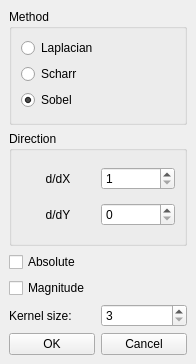
<?xml version="1.0" encoding="UTF-8"?>
<ui version="4.0">
 <class>GradientWindow</class>
 <widget class="QMainWindow" name="GradientWindow">
  <property name="geometry">
   <rect>
    <x>0</x>
    <y>0</y>
    <width>196</width>
    <height>364</height>
   </rect>
  </property>
  <property name="windowTitle">
   <string>Gradient</string>
  </property>
  <widget class="QWidget" name="centralwidget">
   <layout class="QGridLayout" name="gridLayout_3">
    <item row="0" column="0">
     <widget class="QGroupBox" name="groupBox">
      <property name="title">
       <string>Method</string>
      </property>
      <layout class="QGridLayout" name="gridLayout_2">
       <item row="0" column="2">
        <widget class="QRadioButton" name="laplacianRadioButton">
         <property name="text">
          <string>Laplacian</string>
         </property>
         <property name="checked">
          <bool>false</bool>
         </property>
        </widget>
       </item>
       <item row="1" column="2">
        <widget class="QRadioButton" name="scharrRadioButton">
         <property name="text">
          <string>Scharr</string>
         </property>
        </widget>
       </item>
       <item row="2" column="2">
        <widget class="QRadioButton" name="sobelRadioButton">
         <property name="text">
          <string>Sobel</string>
         </property>
         <property name="checked">
          <bool>true</bool>
         </property>
        </widget>
       </item>
      </layout>
     </widget>
    </item>
    <item row="1" column="0">
     <widget class="QGroupBox" name="directionGroupBox">
      <property name="title">
       <string>Direction</string>
      </property>
      <layout class="QGridLayout" name="gridLayout">
       <item row="0" column="0">
        <layout class="QHBoxLayout" name="horizontalLayout_2">
         <item>
          <widget class="QLabel" name="label">
           <property name="text">
            <string>d/dX</string>
           </property>
           <property name="alignment">
            <set>Qt::AlignCenter</set>
           </property>
          </widget>
         </item>
         <item>
          <widget class="QSpinBox" name="xSpinBox">
           <property name="minimum">
            <number>1</number>
           </property>
           <property name="maximum">
            <number>2</number>
           </property>
          </widget>
         </item>
        </layout>
       </item>
       <item row="1" column="0">
        <layout class="QHBoxLayout" name="horizontalLayout_3">
         <item>
          <widget class="QLabel" name="label_2">
           <property name="text">
            <string>d/dY</string>
           </property>
           <property name="alignment">
            <set>Qt::AlignCenter</set>
           </property>
          </widget>
         </item>
         <item>
          <widget class="QSpinBox" name="ySpinBox">
           <property name="minimum">
            <number>0</number>
           </property>
           <property name="maximum">
            <number>2</number>
           </property>
          </widget>
         </item>
        </layout>
       </item>
      </layout>
     </widget>
    </item>
    <item row="2" column="0">
     <widget class="QCheckBox" name="absoluteCheckBox">
      <property name="text">
       <string>Absolute</string>
      </property>
     </widget>
    </item>
    <item row="3" column="0">
     <widget class="QCheckBox" name="magnitudeCheckBox">
      <property name="text">
       <string>Magnitude</string>
      </property>
     </widget>
    </item>
    <item row="4" column="0">
     <layout class="QHBoxLayout" name="horizontalLayout">
      <item>
       <widget class="QLabel" name="label_3">
        <property name="text">
         <string>Kernel size:</string>
        </property>
       </widget>
      </item>
      <item>
       <widget class="QSpinBox" name="sizeSpinBox">
        <property name="minimum">
         <number>3</number>
        </property>
        <property name="maximum">
         <number>7</number>
        </property>
        <property name="singleStep">
         <number>2</number>
        </property>
       </widget>
      </item>
     </layout>
    </item>
    <item row="5" column="0">
     <layout class="QHBoxLayout" name="horizontalLayout_4">
      <item>
       <widget class="QPushButton" name="okPushButton">
        <property name="text">
         <string>OK</string>
        </property>
       </widget>
      </item>
      <item>
       <widget class="QPushButton" name="cancelPushButton">
        <property name="text">
         <string>Cancel</string>
        </property>
       </widget>
      </item>
     </layout>
    </item>
   </layout>
  </widget>
 </widget>
 <resources/>
 <connections/>
</ui>
